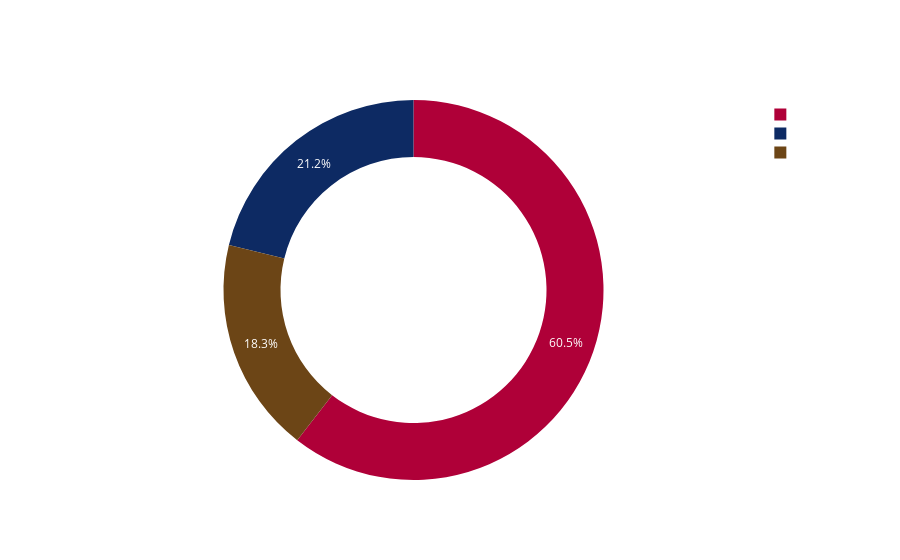

The cell this chart's notebook holds for it:
### Markdown cell above
#### Pie Chart
- **Documentation (px.pie() function parameters)** - https://plotly.com/python-api-reference/generated/plotly.express.pie

- **Documentation for using and styling pie charts** - https://plotly.com/python/pie-charts/

- **Documentation (.add_annotation() function parameters)** - https://plotly.com/python-api-reference/generated/plotly.graph_objects.html#plotly.graph_objects.Figure

- **Documentation (.update_layout() function parameters)** - https://plotly.com/python/reference/layout/

### Code cell
# Creating a plotly express doughnut chart 
categoryquantitydistribution = px.pie(names = categoryquantity.index, values = categoryquantity.values, hole = 0.7, title = "Categories Sold", color_discrete_sequence=px.colors.qualitative.Dark24_r)

# Changing the graph, title and legend colors to white
categoryquantitydistribution.update_layout(paper_bgcolor = "rgba(0, 0, 0, 0)", title = dict(font = dict(color = "white", size = 50, family = "Old Standard TT")), legend_font_color = "white")

# Finding total quantity sold based on category
totalquantitysold = '{:,}'.format(categoryquantity.sum()) # Adding the comma where necessary for cases of thousands, hundreds of thousands, millions, billions, trillions etc.

# Adding the text in the middle of the doughnut chart 
categoryquantitydistribution.add_annotation(text = "Total Sold", showarrow = False, font_color = "white", y = 0.55, font_size = 14) # Adding the title
categoryquantitydistribution.add_annotation(text = totalquantitysold, showarrow = False, font_color = "white", y = 0.45, font_size = 14) # Adding the total quantity sold calculated

# Outputing the doughnut chart created
categoryquantitydistribution

### Figure 1 — Plotly figure (JSON) as saved in the notebook; plotly's stock layout.template omitted (floating-point values rounded to 4 significant figures)
{"data": [{"domain": {"x": [0, 1], "y": [0, 1]}, "hole": 0.7, "hovertemplate": "label=%{label}<br>value=%{value}<extra></extra>", "labels": ["Furniture", "Office Supplies", "Technology"], "legendgroup": "", "name": "", "showlegend": true, "type": "pie", "values": [8028, 22906, 6939]}], "layout": {"annotations": [{"font": {"color": "white", "size": 14}, "showarrow": false, "text": "Total Sold", "y": 0.55}, {"font": {"color": "white", "size": 14}, "showarrow": false, "text": "37,873", "y": 0.45}], "legend": {"font": {"color": "white"}, "tracegroupgap": 0}, "paper_bgcolor": "rgba(0, 0, 0, 0)", "piecolorway": ["#AF0038", "#0D2A63", "#6C4516", "#DA60CA", "#1616A7", "#620042", "#A777F1", "#862A16", "#778AAE", "#6C7C32", "#B2828D", "#FC0080", "#FB00D1", "#00A08B", "#511CFB", "#EB663B", "#750D86", "#B68100", "#222A2A", "#DA16FF", "#FB0D0D", "#1CA71C", "#E15F99", "#2E91E5"], "title": {"font": {"color": "white", "family": "Old Standard TT", "size": 50}, "text": "Categories Sold"}}}
